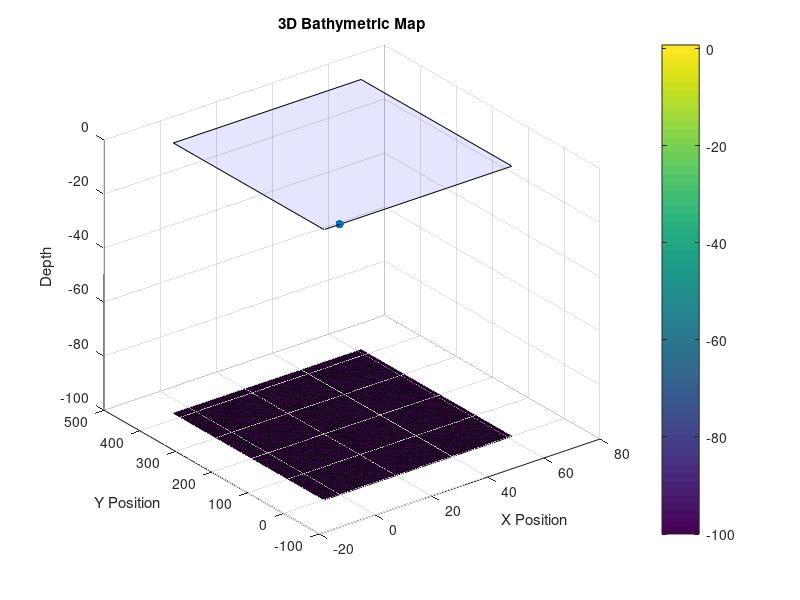

Here is the MATLAB script that generated this plot: (Note: this script raises an error after producing the figure.)
load('last_simulation (copy).mat')

% Convert the matrices to double type
x = double(map(:, 1));
y = double(map(:, 2));
depth = double(map(:, 3));

% Create a grid of coordinates for the bathymetric map
[X, Y] = meshgrid(linspace(min(x), max(x), 100), linspace(min(y), max(y), 100));

% Initialize an empty array to store the interpolated depths
Z = zeros(size(X));

% Create the 3D bathymetric map figure
figure('units','normalized','outerposition',[0 0 1 1]); % Maximize the figure

% Set the limits for x, y, and z axes
xlim([-5, 55]);
ylim([-5, 300]);
zlim([-80, 1]);

surf(X, Y, Z-100);
colorbar;
xlabel('X Position');
ylabel('Y Position');
zlabel('Depth');
title('3D Bathymetric Map');

hold on; % Hold the plot to add the boat position

% Initialize the boat position plot
boat_plot = scatter3(0, 0, 0, 'ro', 'filled');

% Plot the translucent blue water surface
water_surface = fill3([min(x), min(x), max(x), max(x)], [min(y), max(y), max(y), min(y)], [0, 0, 0, 0], 'b', 'FaceAlpha', 0.1); % Adjust FaceAlpha here

% Interpolate the depth on the coordinate grid one point at a time
for i = 1:200
    % Interpolate depth for the current point
    Z_new = griddata(x(1:i), y(1:i), depth(1:i), X, Y);
    
    % Update the Z values of the plot
    set(findobj(gca, 'type', 'surface'), 'ZData', Z_new-100);    
    xlim([-10, 60]);
    ylim([-10, 400]);
    zlim([-100, 1]);
    
    % Update boat position
    set(boat_plot, 'XData', x(i), 'YData', y(i), 'ZData', sin(i*0.02));
    
    % Update water surface
    set(water_surface, 'XData', [min(x), min(x), max(x), max(x)], 'YData', [min(y), max(y), max(y), min(y)], 'ZData', [sin(i*0.02), sin(i*0.02), sin(i*0.02), sin(i*0.02)]);

    view(30+i/5, 30);
    % Pause for 1 second
    pause(0.001);
end

hold off; % Release the plot hold

disp("DONE")
